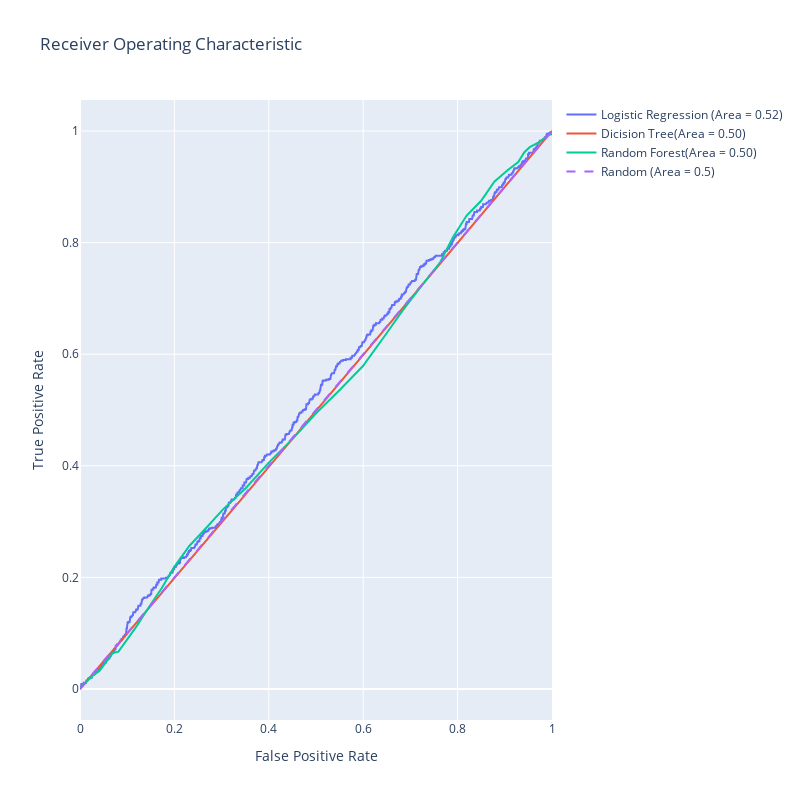

Notebook source saved alongside this figure:
### Code cell
import numpy as np
import plotly.graph_objects as go
from sklearn.linear_model import LogisticRegression
from sklearn.metrics import roc_curve, roc_auc_score
from sklearn.preprocessing import StandardScaler

# Assuming that X_train, X_test, y_train, y_test are already defined

# SVM requires feature scaling for better performance
scaler = StandardScaler()
X_train_scaled = scaler.fit_transform(X_train)
X_test_scaled = scaler.transform(X_test)

# Logistic Regression model
lr_model = LogisticRegression(max_iter=1000)
lr_model.fit(X_train, y_train)
lr_scores = lr_model.predict_proba(X_test)[:,1]

# Dicision Tree model
dt_model =  DecisionTreeClassifier()
dt_model.fit(X_train_scaled, y_train)
dt_scores = dt_model.predict_proba(X_test_scaled)[:,1]

# Random Forest model
rf_model =  RandomForestClassifier()
rf_model.fit(X_train_scaled, y_train)
rf_scores = rf_model.predict_proba(X_test_scaled)[:,1]


# Generate ROC curve data for logistic regression model
lr_fpr, lr_tpr, lr_thresholds = roc_curve(y_test, lr_scores)
lr_auc = roc_auc_score(y_test, lr_scores)

# Generate ROC curve data for Dicision Tree model
dt_fpr, dt_tpr, dt_thresholds = roc_curve(y_test, dt_scores)
dt_auc = roc_auc_score(y_test, dt_scores)

# Generate ROC curve data for Random Forest model
rf_fpr, rf_tpr, rf_thresholds = roc_curve(y_test, rf_scores)
rf_auc = roc_auc_score(y_test, rf_scores)


# Generate a trace for the Logistic Regression ROC curve
trace0 = go.Scatter(
    x=lr_fpr,
    y=lr_tpr,
    mode='lines',
    name=f'Logistic Regression (Area = {lr_auc:.2f})'
)

# Generate a trace for the Dicision Tree ROC curve
trace1 = go.Scatter(
    x=dt_fpr,
    y=dt_tpr,
    mode='lines',
    name=f'Dicision Tree(Area = {dt_auc:.2f})'
)

# Generate a trace for the Random Forest ROC curve
trace2 = go.Scatter(
    x=rf_fpr,
    y=rf_tpr,
    mode='lines',
    name=f'Random Forest(Area = {rf_auc:.2f})'
)


# Diagonal line
trace3 = go.Scatter(
    x=[0, 1], 
    y=[0, 1], 
    mode='lines', 
    name='Random (Area = 0.5)', 
    line=dict(dash='dash')
)

data = [trace0, trace1, trace2, trace3]

# Define layout with square aspect ratio
layout = go.Layout(
    title='Receiver Operating Characteristic',
    xaxis=dict(title='False Positive Rate'),
    yaxis=dict(title='True Positive Rate'),
    autosize=False,
    width=800,
    height=800,
    showlegend=True
)

# Define figure and add data
fig = go.Figure(data=data, layout=layout)

# Show figure
fig.show()

### Figure 1 — Plotly figure (JSON) as saved in the notebook; plotly's stock layout.template omitted (floating-point values rounded to 4 significant figures; data arrays with more than 128 entries replaced by an {"elided": "..."} marker saying what was removed)
{"data": [{"mode": "lines", "name": "Logistic Regression (Area = 0.52)", "type": "scatter", "x": {"elided": "1034 float values"}, "y": {"elided": "1034 float values"}}, {"mode": "lines", "name": "Dicision Tree(Area = 0.50)", "type": "scatter", "x": [0, 0.3746, 1], "y": [0, 0.3725, 1]}, {"mode": "lines", "name": "Random Forest(Area = 0.50)", "type": "scatter", "x": [0, 0.0007148, 0.002144, 0.002144, 0.003574, 0.006433, 0.009292, 0.01144, 0.01787, 0.02287, 0.02716, 0.04146, 0.04932, 0.06004, 0.06934, 0.08149, 0.1044, 0.1208, 0.1458, 0.173, 0.1994, 0.2316, 0.2638, 0.3031, 0.351, 0.401, 0.4503, 0.4996, 0.5497, 0.599, 0.6455, 0.6833, 0.7255, 0.7627, 0.7898, 0.8192, 0.8499, 0.8778, 0.9071, 0.9285, 0.9414, 0.9528, 0.97, 0.9743, 0.9828, 0.99, 0.9943, 0.9979, 0.9993, 0.9993, 1, 1], "y": [0, 0.001263, 0.001263, 0.003788, 0.003788, 0.007576, 0.008838, 0.01136, 0.01641, 0.0202, 0.02399, 0.03283, 0.04167, 0.05556, 0.06439, 0.06692, 0.09343, 0.1136, 0.1465, 0.1806, 0.2184, 0.2563, 0.2854, 0.322, 0.3598, 0.4066, 0.4482, 0.4937, 0.5354, 0.5783, 0.6326, 0.678, 0.7247, 0.7639, 0.8093, 0.8485, 0.875, 0.9091, 0.9306, 0.9444, 0.9621, 0.971, 0.9785, 0.9811, 0.9861, 0.9912, 0.9937, 0.9937, 0.9949, 0.9962, 0.9975, 1]}, {"line": {"dash": "dash"}, "mode": "lines", "name": "Random (Area = 0.5)", "type": "scatter", "x": [0, 1], "y": [0, 1]}], "layout": {"autosize": false, "height": 800, "showlegend": true, "title": {"text": "Receiver Operating Characteristic"}, "width": 800, "xaxis": {"title": {"text": "False Positive Rate"}}, "yaxis": {"title": {"text": "True Positive Rate"}}}}
